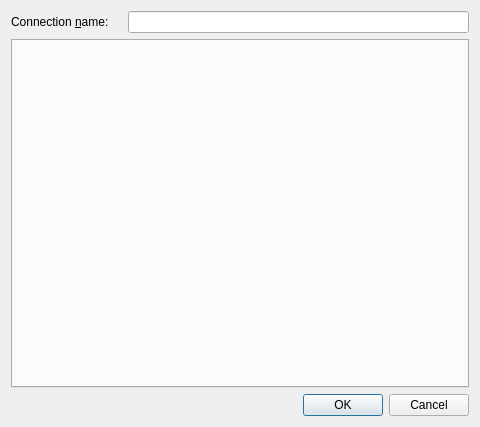
<?xml version="1.0" encoding="UTF-8"?>
<ui version="4.0">
 <class>ConnectionDetailEditor</class>
 <widget class="QDialog" name="ConnectionDetailEditor">
  <property name="geometry">
   <rect>
    <x>0</x>
    <y>0</y>
    <width>480</width>
    <height>427</height>
   </rect>
  </property>
  <property name="windowTitle">
   <string>Dialog</string>
  </property>
  <layout class="QGridLayout" name="gridLayout">
   <item row="0" column="0">
    <widget class="QLabel" name="label">
     <property name="text">
      <string>Connection &amp;name:</string>
     </property>
     <property name="buddy">
      <cstring>connectionName</cstring>
     </property>
    </widget>
   </item>
   <item row="0" column="1" colspan="2">
    <widget class="QLineEdit" name="connectionName"/>
   </item>
   <item row="1" column="0" colspan="3">
    <widget class="QTabWidget" name="tabWidget">
     <property name="currentIndex">
      <number>-1</number>
     </property>
    </widget>
   </item>
   <item row="2" column="0" colspan="2">
    <spacer name="horizontalSpacer">
     <property name="orientation">
      <enum>Qt::Horizontal</enum>
     </property>
     <property name="sizeHint" stdset="0">
      <size>
       <width>228</width>
       <height>20</height>
      </size>
     </property>
    </spacer>
   </item>
   <item row="2" column="2">
    <widget class="QDialogButtonBox" name="buttonBox">
     <property name="orientation">
      <enum>Qt::Horizontal</enum>
     </property>
     <property name="standardButtons">
      <set>QDialogButtonBox::Cancel|QDialogButtonBox::Ok</set>
     </property>
    </widget>
   </item>
  </layout>
 </widget>
 <customwidgets>
  <customwidget>
   <class>KLineEdit</class>
   <extends>QLineEdit</extends>
   <header>klineedit.h</header>
  </customwidget>
 </customwidgets>
 <tabstops>
  <tabstop>connectionName</tabstop>
  <tabstop>tabWidget</tabstop>
  <tabstop>buttonBox</tabstop>
 </tabstops>
 <resources/>
 <connections>
  <connection>
   <sender>buttonBox</sender>
   <signal>accepted()</signal>
   <receiver>ConnectionDetailEditor</receiver>
   <slot>accept()</slot>
   <hints>
    <hint type="sourcelabel">
     <x>248</x>
     <y>254</y>
    </hint>
    <hint type="destinationlabel">
     <x>157</x>
     <y>274</y>
    </hint>
   </hints>
  </connection>
  <connection>
   <sender>buttonBox</sender>
   <signal>rejected()</signal>
   <receiver>ConnectionDetailEditor</receiver>
   <slot>reject()</slot>
   <hints>
    <hint type="sourcelabel">
     <x>316</x>
     <y>260</y>
    </hint>
    <hint type="destinationlabel">
     <x>286</x>
     <y>274</y>
    </hint>
   </hints>
  </connection>
 </connections>
</ui>
